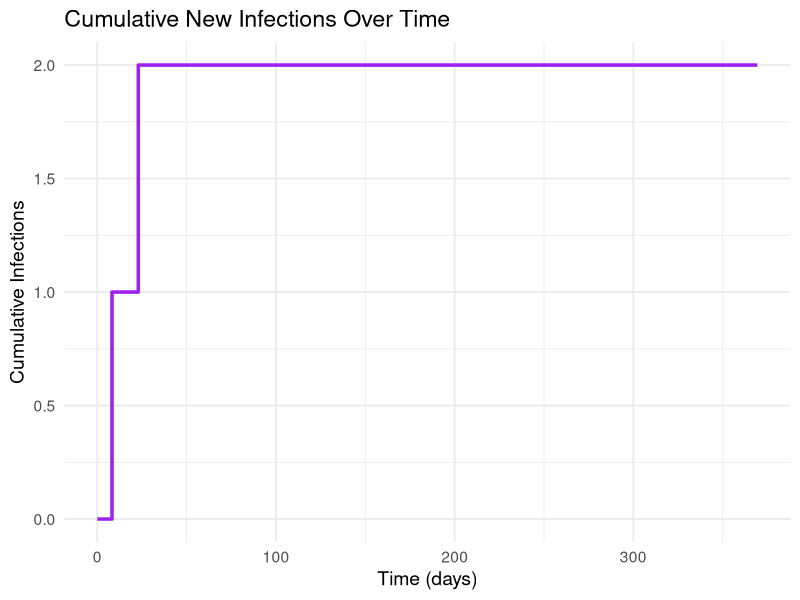
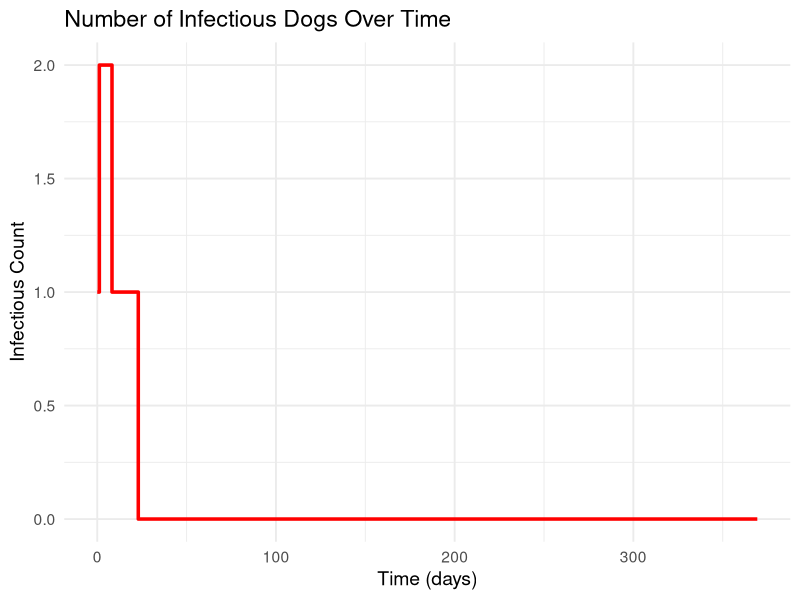
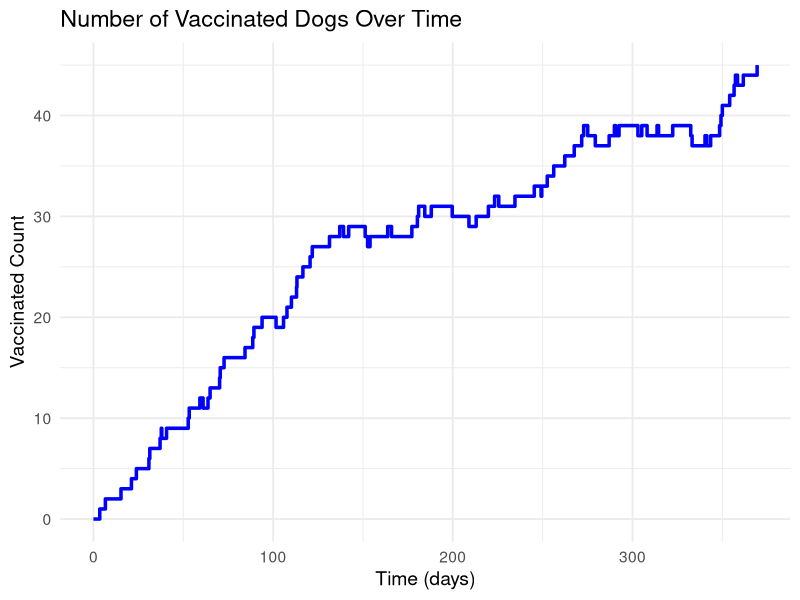
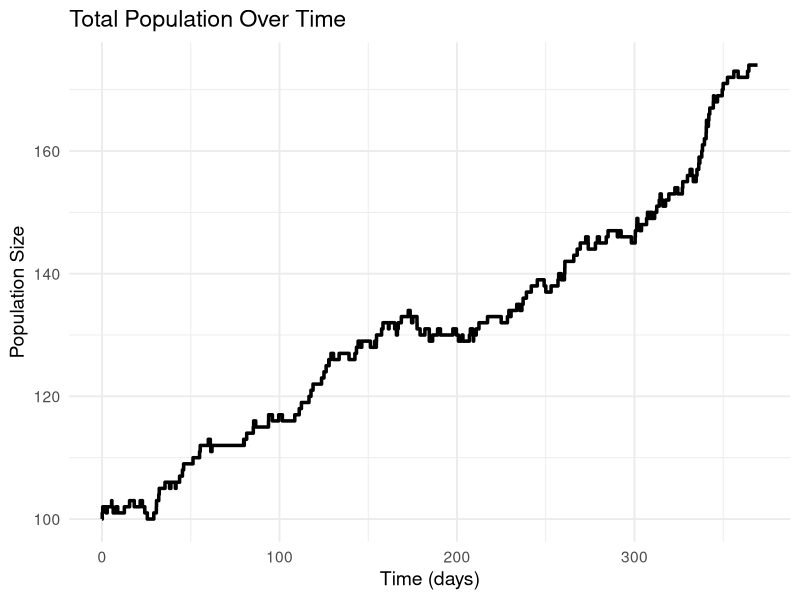

R code for these plots, in order:
library(tidyverse)
library(ggplot2)
library(tidyr)
library(dplyr)


?sample

event_sir <- function(time, S, E, I ,V, params, t_end) { #JDC: count.inf removed from args
  
  with(as.list(params), {
    N <- S+I+E+V
    
    
    rates <- c(
      infect = Lambda*S*I/N,
      infectious = Gamma*E,
      vaccinated = Tau*S,
      waned = Psi*V,
      birth = B*N,
      diseasedDeath = Mu2*I,
      backDeathS = Mu1 * S,
      backDeathV = Mu1 * V,
      backDeathE = Mu1 * E,
      backDeathI = Mu1 * I
      
    )
    # print(rates)
    
    total_rate <- sum(rates)
    # print(total_rate)
    if (total_rate == 0) {
      
      count.I <- 0
      count.S <- 0
      count.E <- 0 
      count.V <-0
      event_time <- t_end
      
    } else {
      
      event_time <- time + rexp(1, total_rate)  
      event_type <- sample(c("infect",
                             "infectious",
                             "vaccinated" ,
                             "waned",
                             "birth",
                             "diseasedDeath",
                             "backDeathS",
                             "backDeathV",
                             "backDeathE",
                             "backDeathI"
      ), 1, prob = rates / total_rate)
      
      switch(event_type,
             "infect" = {
               S <- S - 1
               E <- E + 1
               
               count.I <- 0
               count.S <- 0
               count.E <- 1 
               count.V <-0
             },
             "infectious" = {
               E <- E - 1
               I <- I + 1
               count.I <- 1
               count.S <- 0
               count.E <- 0 
               count.V <-0
             },
             "waned" = {
               V <- V - 1
               S <- S + 1
               count.I <- 0
               count.S <- 1
               count.E <- 0 
               count.V <-0
             },
             "birth" = {
               S <- S + 1
               count.I <- 0
               count.S <- 1
               count.E <- 0 
               count.V <-0
             },
             "diseasedDeath" = {
               I <- I - 1
               count.I <- 0
               count.S <- 0
               count.E <- 0 
               count.V <-0
             },
             "backDeathS" = {
               S <- S - 1
               count.I <- 0
               count.S <- 0
               count.E <- 0 
               count.V <-0
             },
             "backDeathV" = {
               V <- V - 1
               count.I <- 0
               count.S <- 0
               count.E <- 0 
               count.V <-0
             },
             "backDeathE" = {
               E <- E - 1
               count.I <- 0
               count.S <- 0
               count.E <- 0 
               count.V <-0
             },
             "backDeathI" = {
               I <- I - 1
               count.I <- 0
               count.S <- 0
               count.E <- 0 
               count.V <-0
             },
             "vaccinated" = {
               S <- S - 1
               V <- V + 1
               count.I <- 0
               count.S <- 0
               count.E <- 0 
               count.V <-0
             }
      )
    }
    
    return(data.frame(time = event_time, S = S, I = I, E = E,V=V, 
                      count.I = count.I,
                      count.S = count.S,
                      count.E = count.E,
                      count.V = count.V))
  })
}

## Function to simulate states from time 0 to t_end:











simulate_sir <- function(t_end, y, params) {
 # with(as.list(y), {
    events <- vector("list", 100000000)
    idx<- 1
    count.I2 <- 0
    count.S2 <- 0
    count.E2 <- 0 
    count.V2 <-0
    
    # initial state
    S <- y["S"]
    E<- y["E"]
    I<- y["I"]
    V<- y["V"]
    
    time<-0
    # store inital row
    events[[idx]]<- c(time, S,E,I,V,0,0,0,0)
    idx<- idx+1
    
    # This will be the cumulative count
    
    #count.int initialisation changed. At present, it doesn't include the infection events that seed the outbreak...
    # ts <- data.frame(time = 0, S = S, I = I, E=E,V = V, count.I = 0,
    #                  count.S = 0,
    #                  count.E = 0,
    #                  count.V = 0) 
    # next_event <- ts
   # print(ts)
    while (time < t_end && idx<=length(events)) {
      next_event <- event_sir(time, S, E, I,V, params, t_end)#JDC: count.inf removed from args
      time <- next_event$time
      S<- next_event$S
      E<- next_event$E
      I<- next_event$I
      V<- next_event$V
      count.I2 <- count.I2 + next_event$count.I
      count.S2 <- count.S2 + next_event$count.S
      count.E2 <- count.E2 + next_event$count.E
      count.V2 <- count.V2 + next_event$count.V
      
      next_event$count.I <- count.I2 # replace with the cumulative version
      next_event$count.S <- count.S2
      next_event$count.E <- count.E2
      next_event$count.V <- count.V2
      
      events[[idx]]<- unlist(next_event)
      idx<- idx+1
      

     # print(next_event)
       print(next_event$time)
      # ts <- rbind(ts, next_event)
    }
    #print(idx)
    out<- do.call(rbind, events[1:(idx-1)])
    colnames(out)<- c("time", "S", "E", "I", "V", "count.I", "count.S", "count.E", "count.V")
    return(as.data.frame(out))

}
## Run the model for specified inputs:

pop <- 100      
# population size
params <- c(
  B = 0.003, # unknown
  Mu1=1/(25*30), 
  Mu2=1/(3.1),
  Psi=1/(2.5*365),
  Tau=70/(100*365),
  Lambda=0.49, # unknown
  Gamma=1/22.3, 
  N=pop
)    	# parameter values
final_time <- 365*1                      	# end time
y0 <- c(
  S = (1-0.02)*pop,
  E = (0.01)*pop,
  I = (0.01)*pop, 
  V=0
)        	# initial state

ts1 <- simulate_sir(final_time, y0, params)

## And plot:




ggplot(ts1, aes(x = time, y = count.I)) +
  geom_step(color = "purple", linewidth = 1.2) +
  labs(title = "Cumulative New Infections Over Time",
       y = "Cumulative Infections",
       x = "Time (days)") +
  theme_minimal(base_size = 14)
view(ts1)

ggplot(ts1, aes(x = time, y = I)) +
  geom_step(color = "red", linewidth = 1.2) +
  labs(title = "Number of Infectious Dogs Over Time",
       y = "Infectious Count",
       x = "Time (days)") +
  theme_minimal(base_size = 14)

ggplot(ts1, aes(x = time, y = V)) +
  geom_step(color = "blue", linewidth = 1.2) +
  labs(title = "Number of Vaccinated Dogs Over Time",
       y = "Vaccinated Count",
       x = "Time (days)") +
  theme_minimal(base_size = 14)

ts1 <- ts1 %>%
  mutate(Total = S + E + I + V)

ggplot(ts1, aes(x = time, y = Total)) +
  geom_step(color = "black", linewidth = 1.2) +
  labs(title = "Total Population Over Time",
       y = "Population Size",
       x = "Time (days)") +
  theme_minimal(base_size = 14)




